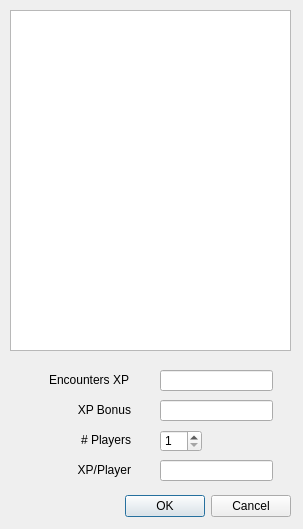
<?xml version="1.0" encoding="UTF-8"?>
<ui version="4.0">
 <class>SessionXpDialog</class>
 <widget class="QDialog" name="SessionXpDialog">
  <property name="geometry">
   <rect>
    <x>0</x>
    <y>0</y>
    <width>303</width>
    <height>529</height>
   </rect>
  </property>
  <property name="sizePolicy">
   <sizepolicy hsizetype="Fixed" vsizetype="Fixed">
    <horstretch>0</horstretch>
    <verstretch>0</verstretch>
   </sizepolicy>
  </property>
  <property name="maximumSize">
   <size>
    <width>303</width>
    <height>529</height>
   </size>
  </property>
  <property name="windowTitle">
   <string>Session XP</string>
  </property>
  <widget class="QDialogButtonBox" name="buttonBox">
   <property name="geometry">
    <rect>
     <x>10</x>
     <y>490</y>
     <width>281</width>
     <height>32</height>
    </rect>
   </property>
   <property name="orientation">
    <enum>Qt::Horizontal</enum>
   </property>
   <property name="standardButtons">
    <set>QDialogButtonBox::Cancel|QDialogButtonBox::Ok</set>
   </property>
  </widget>
  <widget class="QTableView" name="encountersTableView">
   <property name="geometry">
    <rect>
     <x>10</x>
     <y>10</y>
     <width>281</width>
     <height>341</height>
    </rect>
   </property>
  </widget>
  <widget class="QLabel" name="label">
   <property name="geometry">
    <rect>
     <x>28</x>
     <y>370</y>
     <width>101</width>
     <height>20</height>
    </rect>
   </property>
   <property name="text">
    <string>Encounters XP</string>
   </property>
   <property name="alignment">
    <set>Qt::AlignRight|Qt::AlignTrailing|Qt::AlignVCenter</set>
   </property>
  </widget>
  <widget class="QLabel" name="label_2">
   <property name="geometry">
    <rect>
     <x>30</x>
     <y>400</y>
     <width>101</width>
     <height>20</height>
    </rect>
   </property>
   <property name="text">
    <string>XP Bonus</string>
   </property>
   <property name="alignment">
    <set>Qt::AlignRight|Qt::AlignTrailing|Qt::AlignVCenter</set>
   </property>
  </widget>
  <widget class="QLabel" name="label_3">
   <property name="geometry">
    <rect>
     <x>50</x>
     <y>430</y>
     <width>81</width>
     <height>20</height>
    </rect>
   </property>
   <property name="text">
    <string># Players</string>
   </property>
   <property name="alignment">
    <set>Qt::AlignRight|Qt::AlignTrailing|Qt::AlignVCenter</set>
   </property>
  </widget>
  <widget class="QLabel" name="label_4">
   <property name="geometry">
    <rect>
     <x>50</x>
     <y>460</y>
     <width>81</width>
     <height>20</height>
    </rect>
   </property>
   <property name="text">
    <string>XP/Player</string>
   </property>
   <property name="alignment">
    <set>Qt::AlignRight|Qt::AlignTrailing|Qt::AlignVCenter</set>
   </property>
  </widget>
  <widget class="QLineEdit" name="encountersXpEdit">
   <property name="geometry">
    <rect>
     <x>160</x>
     <y>370</y>
     <width>113</width>
     <height>21</height>
    </rect>
   </property>
   <property name="readOnly">
    <bool>true</bool>
   </property>
  </widget>
  <widget class="QLineEdit" name="xpBonusEdit">
   <property name="geometry">
    <rect>
     <x>160</x>
     <y>400</y>
     <width>113</width>
     <height>21</height>
    </rect>
   </property>
  </widget>
  <widget class="QSpinBox" name="playersSpin">
   <property name="geometry">
    <rect>
     <x>160</x>
     <y>430</y>
     <width>42</width>
     <height>22</height>
    </rect>
   </property>
   <property name="minimum">
    <number>1</number>
   </property>
  </widget>
  <widget class="QLineEdit" name="playerXpEdit">
   <property name="geometry">
    <rect>
     <x>160</x>
     <y>460</y>
     <width>113</width>
     <height>21</height>
    </rect>
   </property>
   <property name="readOnly">
    <bool>true</bool>
   </property>
  </widget>
 </widget>
 <resources/>
 <connections>
  <connection>
   <sender>buttonBox</sender>
   <signal>accepted()</signal>
   <receiver>SessionXpDialog</receiver>
   <slot>accept()</slot>
   <hints>
    <hint type="sourcelabel">
     <x>248</x>
     <y>254</y>
    </hint>
    <hint type="destinationlabel">
     <x>157</x>
     <y>274</y>
    </hint>
   </hints>
  </connection>
  <connection>
   <sender>buttonBox</sender>
   <signal>rejected()</signal>
   <receiver>SessionXpDialog</receiver>
   <slot>reject()</slot>
   <hints>
    <hint type="sourcelabel">
     <x>316</x>
     <y>260</y>
    </hint>
    <hint type="destinationlabel">
     <x>286</x>
     <y>274</y>
    </hint>
   </hints>
  </connection>
 </connections>
</ui>
